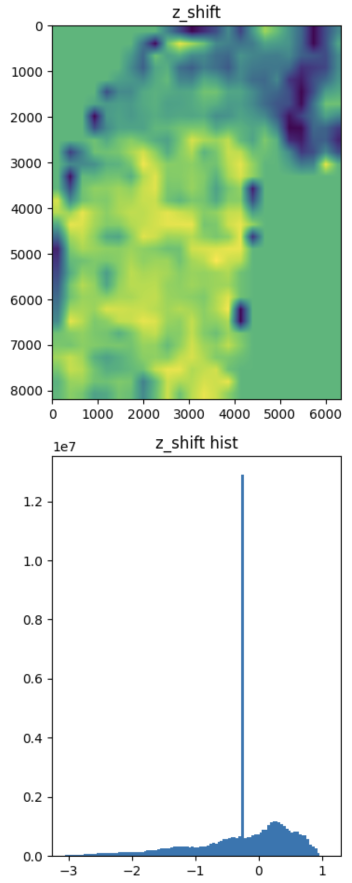
#> input picture assets/1_z_shift.png, 703 x 1765 px (shown at 1/2 size)
$ python aggregate_images.py ../../assets out
#> lines starting #> are read from the running program, lines starting #| are printed output that depends on the picture
### src/utils/utils.py
import contextlib
import logging
import math
import os
import string
import sys
import cv2
import numpy as np
import scipy
import torch
import torch.nn as nn
import torch.nn.functional as F
from collections import defaultdict
from typing import Dict, Optional, Tuple, Union
from lightning import Trainer
from lightning.pytorch.cli import LightningCLI
from lightning.pytorch.callbacks import ModelCheckpoint, BasePredictionWriter
from lightning.pytorch.loggers import WandbLogger, TensorBoardLogger
from torch.utils.data import default_collate
from weakref import proxy
from timm.layers.format import nhwc_to, Format
from timm.models import FeatureListNet
from patchify import unpatchify, NonUniformStepSizeError
from torchvision.utils import make_grid
from scipy import interpolate, optimize
from tqdm import tqdm
from pathlib import Path

from src.data.constants import N_SLICES, MAX_PIXEL_VALUE
from src.model.swin_transformer_v2_3d import nhwdc_to, Format as Format3d


logger = logging.getLogger(__name__)


class MyLightningCLI(LightningCLI):
    # [7 lines left out: function add_arguments_to_parser, not called in this run]


class TrainerWandb(Trainer):
    """Hotfix for wandb logger saving config & artifacts to project root dir
    and not in experiment dir."""
    # [22 lines left out: function log_dir, not called in this run]


class ModelCheckpointNoSave(ModelCheckpoint):
    def best_epoch(self) -> int:
        # exmple: epoch=10-step=1452.ckpt
        return int(self.best_model_path.split('=')[-2].split('-')[0])

    # [22 lines left out: functions ith_epoch_score, _save_checkpoint, not called in this run]


class TempSetContextManager:
    # [4 lines left out: function __init__, not called in this run]

    def __enter__(self):
        self.old_value = getattr(self.obj, self.attr)
        setattr(self.obj, self.attr, self.value)

    def __exit__(self, *args):
        setattr(self.obj, self.attr, self.old_value)


# [59 lines left out: functions surface_volume_collate_fn, state_norm, not called in this run]


class FeatureExtractorWrapper(nn.Module):
    # [5 lines left out: function __init__, not called in this run]

    def __iter__(self):
        return iter(self.model)

    # [6 lines left out: function forward, not called in this run]


class FeatureExtractorWrapper3d(nn.Module):
    # [5 lines left out: function __init__, not called in this run]

    def __iter__(self):
        return iter(self.model)

    # [11 lines left out: function forward, not called in this run]


class Eva02Wrapper(nn.Module):
    # [15 lines left out: functions __init__, forward, not called in this run]


class Agg2dWrapper(nn.Module):
    """Wrapper to predict for each Z slice and aggregate the results."""
    # [58 lines left out: functions __init__, forward, not called in this run]


def get_num_layers(model: FeatureListNet):
    return len([key for key in model if 'layers' in key])


# [87 lines left out: functions get_feature_channels, _spline_window, _spline_window_2d, _unpatchify2d_avg, not called in this run]


class PredictionTargetPreviewAgg(nn.Module):
    """Aggregate prediction and target patches to images with downscaling."""
    # [162 lines left out: functions __init__, reset, update, compute, not called in this run]


class PredictionTargetPreviewGrid(nn.Module):
    """Aggregate prediction and target patches to images with downscaling."""
    # [5 lines left out: function __init__, not called in this run]

    def reset(self):
        self.previews = defaultdict(list)

    # [379 lines left out: functions update, compute, convert_to_grayscale, calculate_minmax_mean_per_z, calculate_statistics, normalize_volume and 6 more, not called in this run]


# Fast run length encoding, from https://www.kaggle.com/code/hackerpoet/even-faster-run-length-encoder/script
def rle(img):
    flat_img = img.flatten()
    flat_img = np.where(flat_img > 0.5, 1, 0).astype(np.uint8)

    starts = np.array((flat_img[:-1] == 0) & (flat_img[1:] == 1))
    ends = np.array((flat_img[:-1] == 1) & (flat_img[1:] == 0))
    starts_ix = np.where(starts)[0] + 2
    ends_ix = np.where(ends)[0] + 2
    lengths = ends_ix - starts_ix

    return starts_ix, lengths


# https://stackoverflow.com/questions/49555991/
# can-i-create-a-local-numpy-random-seed
# [8 lines left out: function temp_seed, not called in this run]


class PredictionWriter(BasePredictionWriter):
    # [243 lines left out: functions __init__, write_on_batch_end, write_on_epoch_end, calculate_pad_width, pad_divisible_2d, read_data and 4 more, not called in this run]

### src/scripts/aggregate_images.py
import argparse
import gc
import logging
import os
import cv2
import numpy as np
from pathlib import Path
from tqdm import tqdm

from src.utils.utils import rle


logger = logging.getLogger(__name__)
LOGLEVEL = os.environ.get('LOGLEVEL', 'INFO').upper()
logging.basicConfig(
    format='%(asctime)s %(levelname)-8s %(message)s',
    level=LOGLEVEL,
    datefmt='%Y-%m-%d %H:%M:%S',
)

parser = argparse.ArgumentParser(description='Downscale dataset')
parser.add_argument('proba_dir', type=Path, help='proba directory')
parser.add_argument('output_dir', type=Path, default='.', help='output directory')
args = parser.parse_args()

ids = sorted(list(set([path.stem.split('_')[0] for path in args.proba_dir.glob('*.png')])))

probas = []
for id_ in ids:
    proba_pathes = list(args.proba_dir.glob(f'{id_}_*.png'))

    logger.info(f'Processing {id_}, proba_pathes: {proba_pathes}...')

    proba = None
    for path in proba_pathes:
        gc.collect()
        if proba is None:
            proba = np.array(cv2.imread(str(path), cv2.IMREAD_GRAYSCALE)).astype(np.uint32)
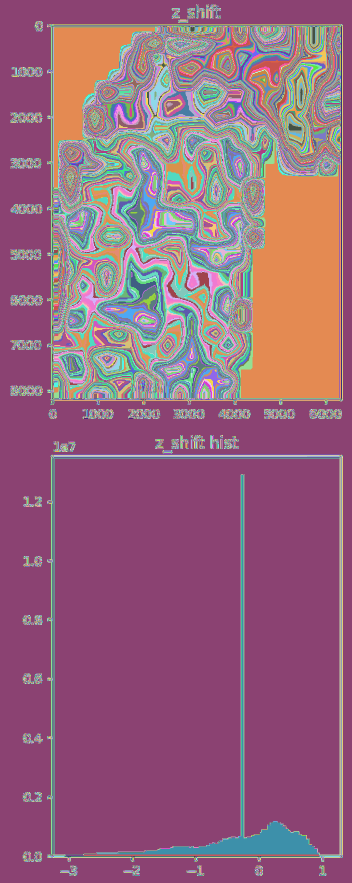
#> proba: shape (1765, 703) uint32 (shown at 1/2 size); 256 distinct labels, from 0 to 255; one colour per label, 0 black
        else:
            proba += np.array(cv2.imread(str(path), cv2.IMREAD_GRAYSCALE)).astype(np.uint32)
    proba = proba.astype(np.float64) / (255 * len(proba_pathes))
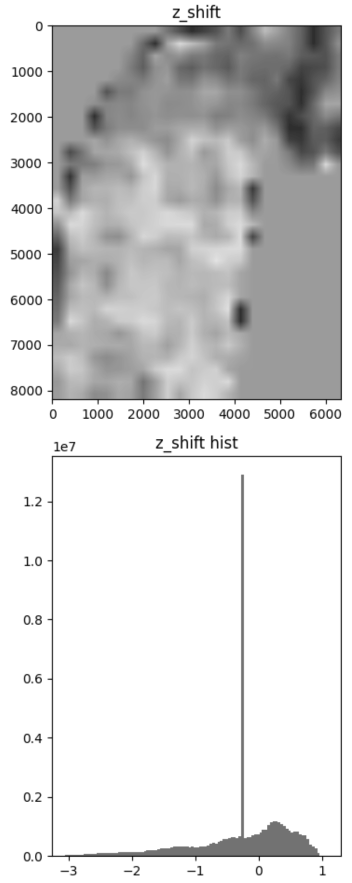
#> proba: shape (1765, 703) float64 (shown at 1/2 size); min 0, max 1, mean 0.842
    probas.append(proba)
#> pass 2 of the loop `for id_ in ids:`:
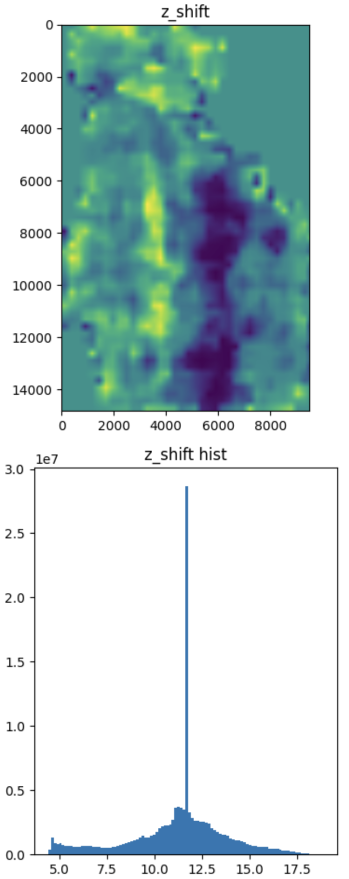
#> input picture assets/2_z_shift.png, 697 x 1757 px (shown at 1/2 size)
#> `proba = np.array(cv2.imread(str(path), cv2.IMREAD_GRAYSCALE)).astype(n..`:
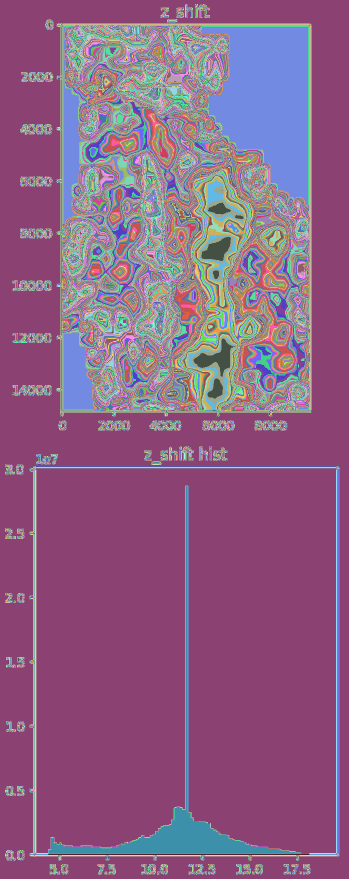
#> proba: shape (1757, 697) uint32 (shown at 1/2 size); 256 distinct labels, from 0 to 255; one colour per label, 0 black
#> `proba = proba.astype(np.float64) / (255 * len(proba_pathes))`:
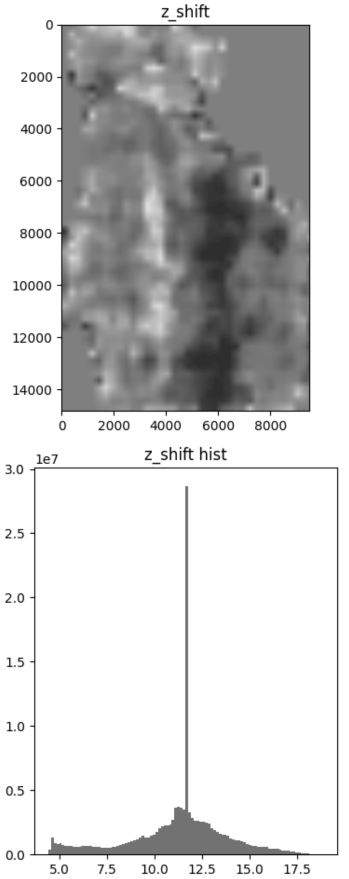
#> proba: shape (1757, 697) float64 (shown at 1/2 size); min 0, max 1, mean 0.811
#> pass 3 of the loop `for id_ in ids:`:
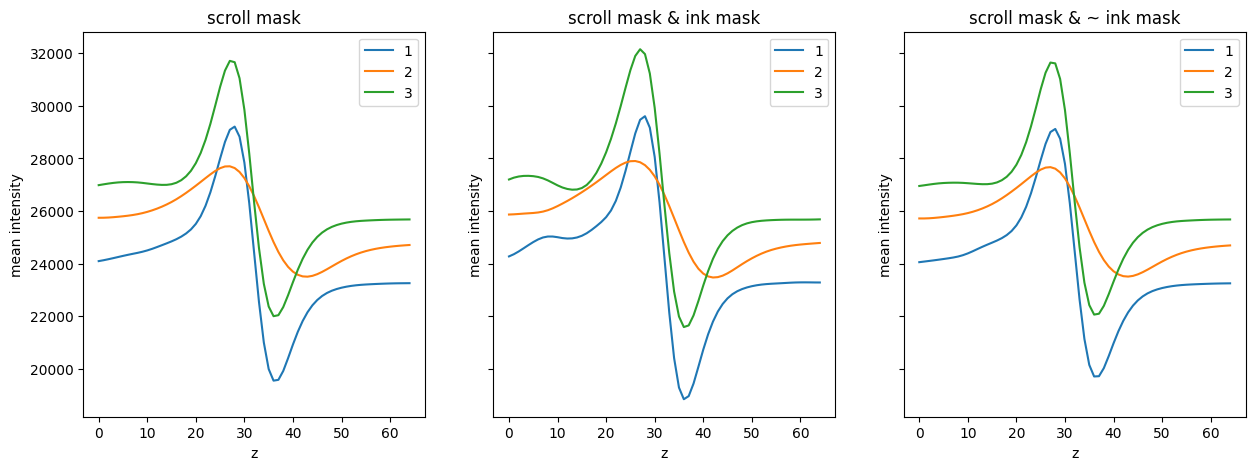
#> input picture assets/intencity_curve.png, 1255 x 470 px
#> `proba = np.array(cv2.imread(str(path), cv2.IMREAD_GRAYSCALE)).astype(n..`:
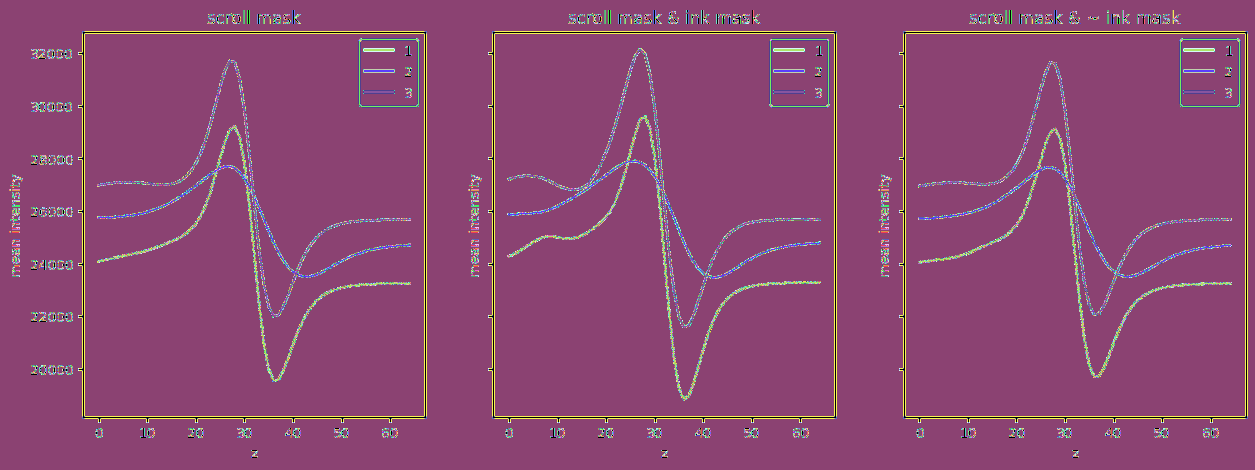
#> proba: shape (470, 1255) uint32; 256 distinct labels, from 0 to 255; one colour per label, 0 black
#> `proba = proba.astype(np.float64) / (255 * len(proba_pathes))`:
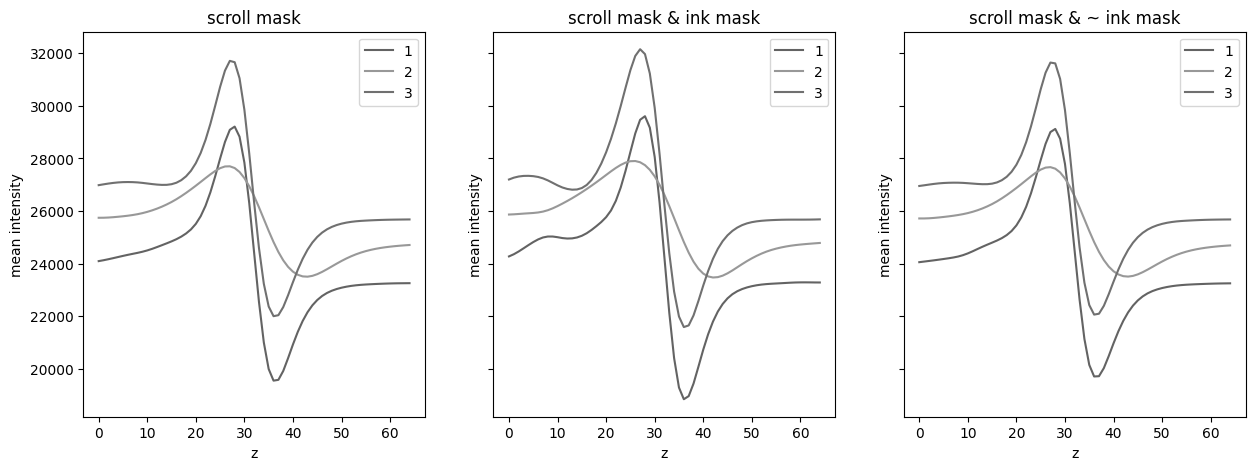
#> proba: shape (470, 1255) float64; min 0, max 1, mean 0.972

# Save images
for i, (id_, proba) in enumerate(zip(ids, probas)):
    cv2.imwrite(str(args.output_dir / f'{id_}_mean.png'), (proba * 255).astype(np.uint8))
#> this loop made 3 passes
#> id_ on passes 1 to 3: '1', '2', 'intencity'
#> pass 2, `cv2.imwrite(str(args.output_dir / f'{id_}_mean.png'), (proba * 255).as..`:
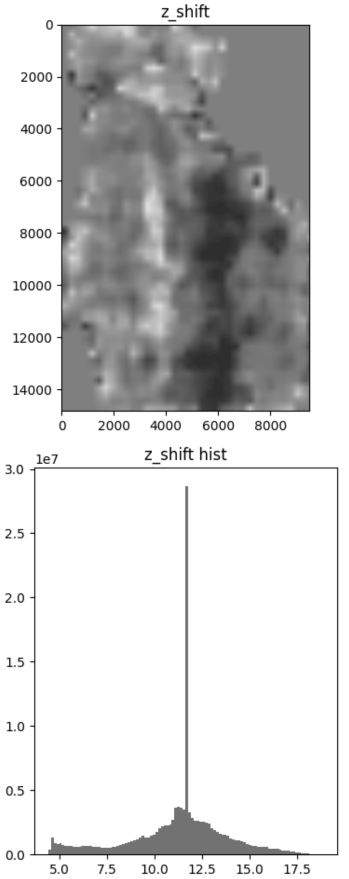
#> saved as 2_mean.png: shape (1757, 697) (shown at 1/2 size); min 0, max 255, mean 206.9

# Save
with open(args.output_dir / 'submission.csv', 'w') as f:
    print("Id,Predicted", file=f)
    for i, (id_, proba) in tqdm(enumerate(zip(ids, probas))):
        starts_ix, lengths = rle(proba)
        inklabels_rle = " ".join(map(str, sum(zip(starts_ix, lengths), ())))
        print(f"{id_}," + inklabels_rle, file=f, end="\n" if i != len(ids) - 1 else "")
